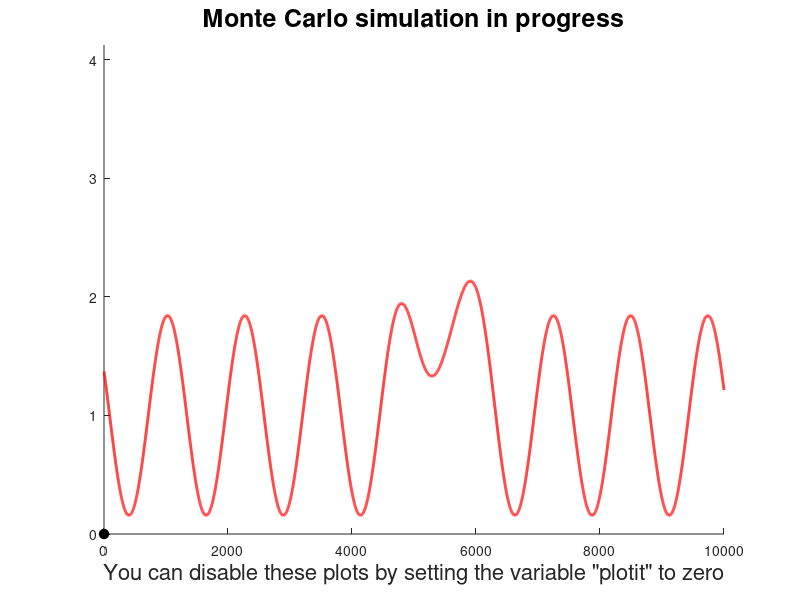

MATLAB code for this plot: (Note: this script raises an error after producing the figure.)
function [peristim,peristim_cntr,grndtruth,grndtruth_cntr,rawdata] = expsim(duration,nstims,percent,noisefreq,noiseamp,xdata,sigma,rspdealy,amp,bslrange,mfr,doplot)



% *********************************************************************************************
% *********************************************************************************************
% *******   This code was authored by Michael Hill (buffalohill@me.com), it may not     *******   
% *******   be used as a whole or in parts without the written permission of Michael    *******  
% *******   Hill and any use of this code (in whole or in parts) must reference the     ******* 
% *******   paper in which the h-coefficient method was first introduced (contact me    ******* 
% *******   to inquire about appropriate referencing formats for this code).             ****** 
% *********************************************************************************************
% *********************************************************************************************
%
%
% expsim
% expsim is a script that generates artificial spiking data for a whole
% experimental session, with sections cut out from that session, which
% may be used to plot rasterplots or peristimulus time histograms (PSTH).
%
% Input:
% expsim takes the following input parameters and their values:
%
% duration   **********************************************************************************
% expsim generates a train of spikes from one artificial neuron for the
% whole duration of your experiment with responses occuring after your
% stimuli according to your response parameters set below. The input value
% 'duration' is the total duration of your experiment in minutes. For
% example you might want to generate an experiment that lasts 50 minutes
% during which you presented 50 stimuli (i.e. an interstimulus interval of
% 60 sec). Further down you define the length of your PSTH (xdata), make
% sure that your 'duration' is long enough to contain all your individual
% peristimulus response and baseline durations without overlap, i.e. your
% 'duration' must be longer then xdata * nstims (see below). 'duration' is
% entered as a scalar in units of minutes, e.g. duration = 50 (minutes).
%
% nstims   ************************************************************************************
% nstims is the number of stimuli that you present during your whole
% experiment (i.e. your number of trials). This will also reflected in the
% number of lines in your rasterplot and the confidence inrervalls in your
% PSTH. nstims is entered as a scalar in units, e.g. nstims = 50.
%
% percent   ***********************************************************************************
% A neuron might not always show the same response to the each stimulus, 
% this might be because the stimuli are different, or are interpreted
% differently or because the neuron might respond differently due to 
% implicit known or unknown parameters. 'percent' denotes the sensitivity
% of the artificial neuron to the stimuli by defining the percentage of 
% trials during which a response took place. For example:
% percent = 1       the neuron responded in each trial
% percent = 0.7     70% of the trials will show a response whilst the remainig 30% will remain flat
% percent = 0       the neuron shows no responses to the stimuli.
% percent = -0.7 	70% of the trials will show a response but in this case the remainig 30% won't be flat but will instead show a negative response of the same amplitude as amp (below) but of course never reaching below 0 Hz.
% percent is entered as a scalar, e.g. -1 =< nstims =< 1.
%
% noisefreq   *********************************************************************************
% The frequency range of a sine wave, which will be convoluted with your 
% data as a noise signal. the first value is the frequency of the noise, 
% the second value is the amount by which the frequency is randomly 
% modulated in each trial(i.e. +/- that amount).
% noisefreq is entered as a row vector with two values in units of Hz, 
% e.g. noisefreq = [5,10].
%
% noiseamp   **********************************************************************************
% The amplitude of the above noise sine wave, the first value is the 
% amplitude of the noise, the second value is the amount by which it is
% randomly modulated in each trial (i.e. +/- that amount, the actual
% values of the noiseamp are entered in multiples of the baseline value,
% see below). Be aware, expsim's main goal is to generate PSTHs for further
% analysis, the noise is added to each stimulus separatly and will cause
% some edge artifact in the raw data across the whole 'duration'. These
% artifacts can be ignored in most applications, or can even be viewed as
% additional, non-sinusoidal noise, which may make any post-hoc analysis 
% even more conservative (as is be the case in the paper published along 
% with this code). However, in other applications this noise may be 
% problematic and would have to be removed (noiseamp = [0,0]). noiseamp is 
% entered as a row vector with two values in units of Hz, e.g. noiseamp = [0.5,1].
%
% xdata   ************************************************************************************
% xdata denotes the total range of your data around each stimulus in
% milliseconds. For example, if you wish to generate PSTHs reaching from
% -5 sec to +5 sec around your stimulus, with a resolution of 1 ms (you can
% always zoom into your PSTH at a later stage, these values should be seen
% more as your maximum range) then you need to enter these values into the
% xdata variable in the format: xdata = (1:1:10000), i.e. the total xdata
% range is 10000 ms long. The script can easily be optimised to take other
% range and resolution values for xdata, but not all combinations have been
% tested and some adjustments might be necessary, especially if the
% resolution is changed. For most applications we suggest leaving xdata at
% the default values given below:  xdata = (1:1:10000). If you do change
% these values, make sure that length(xdata) is an even number so your
% stimulus can be set at zero (i.e. xdata(1,end)/2) does not produce a
% fraction.
% xdata is entered as a row vector, e.g. xdata = (1:1:10000).
%
% sigma   ************************************************************************************
% The width of the neurons response to a stimulus in ms (i.e. the standard
% deviation of your gaussian). sigma is entered as a scalar in units of
% milliseconds, e.g. sigma = 300 (ms).
%
% rspdealy   *********************************************************************************
% The location of the neuron's response peak in ms relative to the
% beginning of your xdata range. For example in the above xdata range a
% post-stimulus response with a response delay of 500 ms after stimulus
% onset would be enterred as rspdelay = 5500 (5000 ms pre-stimulus + 500
% post-stimulus time, i.e. the distance of the center of the response
% gaussian relative to the beginning of the xdata range). rspdealy is
% entered as a scalar in units of milliseconds, e.g. rspdealy = 5500 (ms).
%
% amp   *************************************************************************************
% The amplitude of your response relative to the neurons baseline firing
% rate. For example:
% amp = 0   The neuron responds with total inhibition, i.e. 0 Hz
% amp = 1   The neuron shows no response, i.e. it keeps on firing at baseline
% amp = 2 	The neuron shows a response with an amplitude double of your baseline firing rate
% amp is entered as a scalar normalized to baseline, e.g. amp = 2.
%
% bslrange   ********************************************************************************
% The beginning and end of your baseline range. This baseline range is
% the total duration before your stimulus, during which you don't expect
% any response activit in your neuron. For exmple, if you have a 5 sec
% prestimulus interval, you could enter: bslrange = [0,4800], which would
% mean that all of the 5 seconds would be used except for the last 200 ms
% where some change in firing rate might be expected if, for example, you
% set your sigma to a very large value or your rspdealy to a very low value such
% that the beginning of your response reaches beyond the stimulus itslef.
% Such settings might be appropriate in the case where a stimulus is time
% locked and therefore might be expected by the subject. bslrange needs to
% always be equal or smaller then xdata/2. bslrange should not be confused
% with baseline period. The baseline range is only used to run the Monte
% Carlo simulation the right number of times to make sure that the baseline
% firing rate of your neuron is correct. The baseline period, used
% elsewhere and mentioned in the paper, which was published along side this
% code, denotes a period, to which the response period is compared, for
% example in a t-test. Usually the baseline period will be smaller then
% bslrange and will be contained within baslrange.
% bslrange is entered as a row vector with two values in the same units as
% your xrange (usually milliseconds) e.g. bslrange = [0,4800].
%
% mfr   *************************************************************************************
% mfr is the mean firing rate during your baseline range in Hz. The Monte
% Carlo simulation for each trial will run until it has generated data with
% this baseline value over the duration of the bslrange (see above), as the
% simulated data is binary, if you want it to be precise, then make sure
% that your baseline range doesn't create fractions of Hz as it's mean
% firing rate in the following equation:
%       bsl_spikes = mfr/(1000/norm(bslrange(1,2)-bslrange(1,1)));
% where bsl_spikes will be the absolute number of spikes needed in the
% bslrange to fulfil the above mean baseline firing rate for any given
% trial.
% mfr is entered as a scalar in units of Hz, e.g. mfr = 5 (Hz).


dbstop if error

%cluster_class = [];
%rawstims = [];

%% Default settings

if nargin < 1;      
    duration    =   30;
    nstims      =   1;
    percent     =   1;
    noisefreq   =   [0,1];
    noiseamp    =   [0.5,1];
    xdata       =   (1:1:10000);
    sigma       =   300;
    rspdealy    =   5450;
    amp         =   1.25;
    bslrange    =   [0,4800];
    mfr         =   3;
    doplot      =   1;             
end

%% Create and adjust some variables

peristim = {};
rawdata = [];
duration = duration * 60 * 1000;                                            % Convert duration from minutes to ms
respstims = round(abs(percent) * nstims);                                   % Number of stimuli to which the neuron responds
bsl_spikes = mfr/(1000/norm(bslrange(1,2)-bslrange(1,1)));                  % absolute number of spikes needed in bslrange to fulfil the mean baseline firing rate (mfr).
block = duration / (nstims+2);                                              % Create the right number and duration of respons + baseline periods to fill your whole experiment duration
bslblock = block - length(xdata);
ylims = [0,1 + amp + amp*(noiseamp(1,1)+noiseamp(1,2))];

%% Create the artificail data

for a = 1:nstims                                                            % Do the following for each stimulus
    
    if noisefreq(1,2) == 0
        nsfreq = noisefreq(1,1) * 25;                                       % convert from Hz
    else
        nsfreq = (noisefreq(1,1) + ((rand*2*noisefreq(1,2))-noisefreq(1,2))) * 25; % randomize noise frequency
    end
    
    if noiseamp(1,2) == 0
        nsamp = noiseamp(1,1);
    else
        nsamp = noiseamp(1,1) + ((rand*2*noiseamp(1,2))-noiseamp(1,2));     % randomize noise amp
    end
    
    nsphase = rand;                                                         % randomize noise phase
    
    bslblock_spikes = mfr * (norm(bslblock)/1000);
    
    bsldata = MCsim(@(xdata) max(0,1+sin(((xdata+(nsphase*10000))*((nsfreq*pi)/10000)))*(nsamp)),1,bslblock,1,[1,bslblock],bslblock_spikes,0,0,max(1,abs(amp)+1),ylims);
    
    if a <= respstims       % if this is a trial during which the neuron is showing a response
        
        rspdata{a,1} = cell2mat(MCsim(@(xdata) max(0,(((exp(-(xdata - rspdealy).^2/(2*sigma^2)))*abs(amp))+1) + sin(((xdata+(nsphase*10000))*((nsfreq*pi)/10000)))*(nsamp)),1,10000,1,bslrange,bsl_spikes,doplot,0,max(1,abs(amp)+1),ylims));
        grndtruth(a,:) = max(0,(((exp(-(xdata - rspdealy).^2/(2*sigma^2)))*abs(amp))+1) + sin(((xdata+(nsphase*10000))*((nsfreq*pi)/10000)))*(nsamp));
        
    elseif percent < 0      % if this is a trial during which the neuron is showing a negative response
        
        namp = -(abs(amp));
        rspdata{a,1} = cell2mat(MCsim(@(xdata) max(0,(((exp(-(xdata - rspdealy).^2/(2*sigma^2)))*namp)+1) + sin(((xdata+(nsphase*10000))*((nsfreq*pi)/10000)))*(nsamp)),1,10000,1,bslrange,bsl_spikes,doplot,0,max(1,namp+1),ylims));
        grndtruth(a,:) = max(0,(((exp(-(xdata - rspdealy).^2/(2*sigma^2)))*namp)+1) + sin(((xdata+(nsphase*10000))*((nsfreq*pi)/10000)))*(nsamp));
        
    else                    % if this is a trial during which the neuron is not showing a response
        
        rspdata{a,1} = cell2mat(MCsim(@(xdata) max(0,1+sin(((xdata+(nsphase*10000))*((nsfreq*pi)/10000)))*(nsamp)),1,10000,1,bslrange,bsl_spikes,doplot,0,max(1,abs(amp)+1),ylims));
        grndtruth(a,:) = max(0,ones(1,10000)+sin(((xdata+(nsphase*10000))*((nsfreq*pi)/10000)))*(nsamp));
        
    end
    
    % Concatenate your trials into the relevant variables
    rawdata = sort([rawdata,bsldata{1,1} + (block*a),(rspdata{a,1}+bslblock) + (block*a)]);   
    peristim{a,1} = sort(rspdata{a,1} - (xdata(1,end)/2));
    peristim_cntr{a,1} = sort(((cell2mat(MCsim(@(xdata) max(0,1+sin(((xdata+(nsphase*10000))*((nsfreq*pi)/10000)))*(nsamp)),1,10000,1,bslrange,bsl_spikes,doplot,0,max(1,abs(amp)+1),ylims))) - (xdata(1,end)/2)));
    grndtruth_cntr(a,:) = max(0,1+sin(((xdata+(nsphase*10000))*((nsfreq*pi)/10000)))*(nsamp));
    stimtime(a,1) = (block * a) + (xdata(1,end)/2);
    
end

%% Add some baseline firing without response to the beginning and end of your whole experiment to pad it out

for b = 1:2
    
    if noisefreq(1,2) == 0
        nsfreq = noisefreq(1,1) * 25;                                       % convert from Hz
    else
        nsfreq = (noisefreq(1,1) + ((rand*2*noisefreq(1,2))-noisefreq(1,2))) * 25; % randomize noise frequency
    end
    
    if noiseamp(1,2) == 0
        nsamp = noiseamp(1,1);
    else
        nsamp = noiseamp(1,1) + ((rand*2*noiseamp(1,2))-noiseamp(1,2));     % randomize noise amp
    end
    
    nsphase = rand;                                                         % randomize noise phase
    
    switch b
        case 1
            bslblock_spikes = mfr/(1000/norm(block));
            bsldata = MCsim(@(xdata) max(0,1+sin(((xdata+(nsphase*10000))*((nsfreq*pi)/10000)))*(nsamp)),1,block,1,[1,block],bslblock_spikes,0,0,max(1,abs(amp)+1),ylims);
        case 2
            rawdata = [rawdata,bsldata{1,1} + (block*(a+1))];
            bsldata = MCsim(@(xdata) max(0,1+sin(((xdata+(nsphase*10000))*((nsfreq*pi)/10000)))*(nsamp)),1,block,1,[1,block],bslblock_spikes,0,0,max(1,abs(amp)+1),ylims);
            rawdata = [bsldata{1,1},rawdata];
    end
    
end

end


function [data] = MCsim(f,xMin,xMax,ntrials,bslrange,bsl_spikes,plotit,yMin,yMax,ylims)

close all
data{ntrials,1} = [];
refract = 3;    % Refractory period for your neuron in ms (set to zero if you don't wan't a refractory period)

for a = 1:ntrials
    
    xValues = 0;
    yValues = 0;
    
    if plotit   % plot your MC Simulation
        figure('color', 'white');
        title('Monte Carlo simulation in progress','FontSize',18)
        ylim(ylims);
        hold on
        delta = (xMax - xMin) / 1e4;
        x = xMin: delta : xMax;
        y = f(x);
        plot(x,y,'r','LineWidth',2)
        curve = plot(xValues, yValues, 'ok','MarkerSize',7,'MarkerFace',[0 0 0]); % 'lineWidth', 1.25);
        set(curve, 'XDataSource', 'xValues');
        set(curve, 'YDataSource', 'yValues');
        xlabel('You can disable these plots by setting the variable "plotit" to zero','FontSize',16)
    end
    
    %% Generate you MC data
    
    getstarted = 1;
    
    while getstarted == 1 || size(xValues((xValues(1,:) > bslrange(1,1)) & (xValues(1,:) < bslrange(1,2))),2) < bsl_spikes  % generate spikes until needed number is reached
        
        x = xMax - (xMax - xMin)*rand();        % generate x between xMin and xMax
        y = yMax - (yMax - yMin)*rand();        % generate y between 0 and yMax
        
        if y <= f(x) && (x - max(xValues(1,xValues(1,:) < x))) > refract   % Accept a spiek only if y lies below (or on) the curve & isi is > refract
            
            xValues(1,end+1) = x;
            yValues(1,end+1) = y;
            
            if plotit
                refreshdata(curve, 'caller')        % update the plot
                drawnow
            end
            
        end
        getstarted = 0;
    end
    
    data{a,:} = xValues;
    
end

close all

end



%% Remnants
% 
% %% Recreate the cluster_class file format
% 
%  cluster_class(:,2) = rawdata;
%  cluster_class(:,1) = 1;
% 
% %% Recreate the rawstims file format
% 
% rawstims(:,2) = stimtime;
% rawstims(:,1) = 1;
% rawstims = sortrows(rawstims,2);

